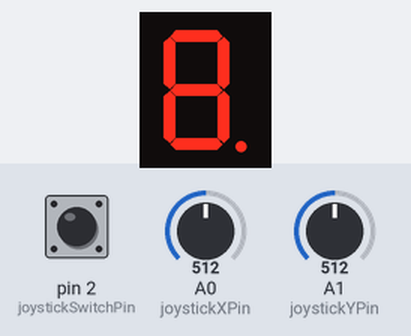
This sketch was run on a simulated Arduino Uno, built with avr-gcc and run on an emulated ATmega328P. Shown: 1-digit seven-segment display. Wiring (inferred from the names in the program): 1-digit 7-segment display, segments lit when LOW: segments pin 10, pin 9, pin 8, pin 7, pin 6, pin 5, pin 4, pin 12. The inputs (shaded band) are chosen by the test bench; at power-on: A0 (joystickXPin) = 512, pin 2 (joystickSwitchPin) HIGH, A1 (joystickYPin) = 512. The segment pins are drawn as the display they are named for.

Above: at 0.75 s.
1.3 s: A0 (joystickXPin) set to 716
At 1.65 s:
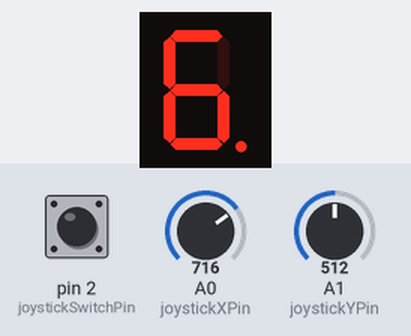
Timing chart, 0 to 4.3 s (numbered marks = the images above; inputs shaded):
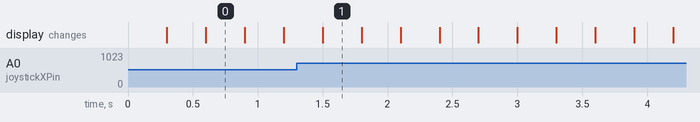

Measured:
- after the input at 1.3 s, the display: changes after 0.20 s (image 1)

The sketch:

homework3.ino
```cpp
// Joystick variables
const int joystickXPin = A0;
const int joystickYPin = A1;
const int joystickSwitchPin = 2;
const int joystickLongPressTimeThreshold = 1500;
const int joystickMaxXValue = 1023;
const int josytickMovementMinThreshold = 400;
const int josytickMovementMaxThreshold = 600;
const bool joystickCommonAnode = false;

int joystickXValue = 0;
int joystickYValue = 0;
byte previousJoystickSwitchState = LOW;
byte joystickSwitchState = LOW;
unsigned long lastJoystickSwitchStateUpdate = 0;
bool joystickLongPressed = false;
bool joystickPressed = false;
bool joystickMoved = false;

// Display variables
const int pinA = 12;
const int pinB = 10;
const int pinC = 9;
const int pinD = 8;
const int pinE = 7;
const int pinF = 6;
const int pinG = 5;
const int pinDP = 4;

const int segSize = 8;
int segments[segSize] = {
  pinDP, pinA, pinB, pinC, pinD, pinE, pinF, pinG
};
int segmentMatrix[segSize][4] = {
  { NULL, NULL, pinC, NULL },   // dp
  { NULL, pinG, pinF, pinB },   // a
  { pinA, pinG, pinF, NULL },   // b
  { pinG, pinD, pinE, pinDP },  // c
  { pinG, NULL, pinE, pinC },   // d
  { pinG, pinD, NULL, pinC },   // e
  { pinA, pinG, NULL, pinB },   // f
  { pinA, pinD, NULL, NULL }    // g
};
int segmentStates[segSize] = {
  LOW, LOW, LOW, LOW, LOW, LOW, LOW, LOW
};

const int up = 0;
const int down = 1;
const int left = 2;
const int right = 3;
const int blinkDuration = 300;
int currentSegmentIndex = 0;
unsigned long lastBlinkTime = 0;

void setup() {
  Serial.begin(9600);
  pinMode(joystickSwitchPin, INPUT_PULLUP);
  if (joystickCommonAnode) {
    joystickSwitchState = !joystickSwitchState;
  }

  for (int i = 0; i < segSize; i++) {
    pinMode(segments[i], OUTPUT);
  }
}

void loop() {
  handleJoystickInput();
  updateSegmentsBasedOnJoystickInput();
  renderSegmentsOnDisplay();
  blinkCurrentSegment();
}

void handleJoystickInput() {
  joystickXValue = analogRead(joystickXPin);
  joystickYValue = analogRead(joystickYPin);
  // this is just to make the joystick movements behave as expected in my specific setup
  joystickXValue = joystickMaxXValue - joystickXValue;

  if (joystickXValue >= josytickMovementMinThreshold && joystickXValue <= josytickMovementMaxThreshold
      && joystickYValue >= josytickMovementMinThreshold && joystickYValue <= josytickMovementMaxThreshold) {
    joystickMoved = false;
  }

  handleJoystickPress();
}

void handleJoystickPress() {
  joystickSwitchState = digitalRead(joystickSwitchPin) == LOW ? HIGH : LOW;

  if (joystickSwitchState != previousJoystickSwitchState) {
    previousJoystickSwitchState = joystickSwitchState;
    lastJoystickSwitchStateUpdate = millis();

    if (joystickSwitchState == HIGH) {
      joystickPressed = true;
    }
  }

  joystickLongPressed = false;
  if (joystickSwitchState == HIGH && millis() - lastJoystickSwitchStateUpdate > joystickLongPressTimeThreshold) {
    joystickLongPressed = true;
  }
}

void updateSegmentsBasedOnJoystickInput() {
  flipCurrentSegmentState();
  if (joystickLongPressed) {
    resetDisplay();
  }
  moveCurrentSegment();
}

void flipCurrentSegmentState() {
  if (joystickPressed) {
    segmentStates[currentSegmentIndex] = !segmentStates[currentSegmentIndex];
    joystickPressed = false;
  }
}

void moveCurrentSegment() {
  if (joystickMoved) {
    return;
  }
  if (joystickXValue < josytickMovementMinThreshold) {
    updateCurrentSegmentIndex(left);
  }
  if (joystickXValue > josytickMovementMaxThreshold) {
    updateCurrentSegmentIndex(right);
  }
  if (joystickYValue < josytickMovementMinThreshold) {
    updateCurrentSegmentIndex(down);
  }
  if (joystickYValue > josytickMovementMaxThreshold) {
    updateCurrentSegmentIndex(up);
  }
}

void renderSegmentsOnDisplay() {
  for (int i = 0; i < segSize; i++) {
    if (i != currentSegmentIndex) {
      digitalWrite(segments[i], segmentStates[i]);
    }
  }
}

void blinkCurrentSegment() {
  if (millis() - lastBlinkTime < blinkDuration) {
    return;
  }

  byte currentSegmentState = digitalRead(segments[currentSegmentIndex]);
  digitalWrite(segments[currentSegmentIndex], !currentSegmentState);
  lastBlinkTime = millis();
}

void updateCurrentSegmentIndex(int direction) {
  joystickMoved = true;

  int nextSegment = segmentMatrix[currentSegmentIndex][direction];
  if (!nextSegment) {
    return;
  }

  currentSegmentIndex = getSegmentIndex(nextSegment);
}

int getSegmentIndex(const int segmentPin) {
  for (int i = 0; i < segSize; i++) {
    if (segments[i] == segmentPin) {
      return i;
    }
  }
  return NULL;
}

void resetDisplay() {
  for (int i = 0; i < segSize; i++) {
    segmentStates[i] = LOW;
  }
  currentSegmentIndex = 0;
}
```
